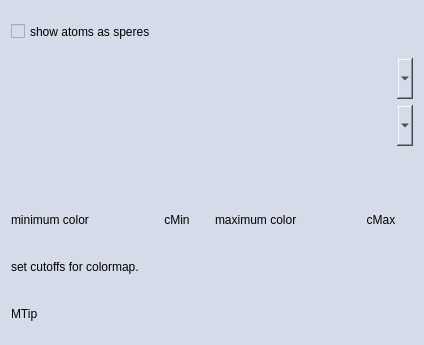
<?xml version="1.0" encoding="UTF-8"?>
<ui version="4.0">
 <class>AtomsWindow</class>
 <widget class="QDialog" name="AtomsWindow">
  <property name="geometry">
   <rect>
    <x>0</x>
    <y>0</y>
    <width>424</width>
    <height>345</height>
   </rect>
  </property>
  <property name="windowTitle">
   <string>FerromagnetWindow</string>
  </property>
  <property name="styleSheet">
   <string notr="true">QWidget{
background: rgba(214, 219, 233,255);
}

QComboBox{
background: rgba(214, 219, 233,255);
border: none;
}

QComboBox:hover{
background: rgba(255, 255, 191,255);
border:  2px solid rgba(255, 170, 0,255);
}

QPushButton:hover{
background: rgba(255, 255, 191,255);
border:  2px solid rgba(255, 170, 0,255);
}

QPushButton{
border: none;
background: rgba(214, 219, 233,255);
}

QTableWidget {
    background: rgba(214, 219, 233,255);
border: none;
}

QHeaderView::section{
background-color: rgba(235, 241, 255, 255);
}
</string>
  </property>
  <layout class="QVBoxLayout" name="verticalLayout_2">
   <item>
    <layout class="QVBoxLayout" name="verticalLayout" stretch="1,1,1,1,1,1,1">
     <item>
      <widget class="QCheckBox" name="checkAtoms">
       <property name="sizePolicy">
        <sizepolicy hsizetype="Ignored" vsizetype="Ignored">
         <horstretch>0</horstretch>
         <verstretch>0</verstretch>
        </sizepolicy>
       </property>
       <property name="text">
        <string>show atoms as speres</string>
       </property>
      </widget>
     </item>
     <item>
      <widget class="QComboBox" name="comboBoxMapValue">
       <property name="sizePolicy">
        <sizepolicy hsizetype="Ignored" vsizetype="Ignored">
         <horstretch>0</horstretch>
         <verstretch>0</verstretch>
        </sizepolicy>
       </property>
      </widget>
     </item>
     <item>
      <widget class="QComboBox" name="comboBoxCMaps">
       <property name="sizePolicy">
        <sizepolicy hsizetype="Ignored" vsizetype="Ignored">
         <horstretch>0</horstretch>
         <verstretch>0</verstretch>
        </sizepolicy>
       </property>
      </widget>
     </item>
     <item>
      <widget class="CustomTableWidget" name="tableWidgetGeometry">
       <property name="sizePolicy">
        <sizepolicy hsizetype="Ignored" vsizetype="Ignored">
         <horstretch>0</horstretch>
         <verstretch>0</verstretch>
        </sizepolicy>
       </property>
      </widget>
     </item>
     <item>
      <layout class="QHBoxLayout" name="horizontalLayout" stretch="2,1,2,1">
       <item>
        <widget class="QLabel" name="labelCMin">
         <property name="sizePolicy">
          <sizepolicy hsizetype="Ignored" vsizetype="Ignored">
           <horstretch>0</horstretch>
           <verstretch>0</verstretch>
          </sizepolicy>
         </property>
         <property name="text">
          <string>minimum color</string>
         </property>
        </widget>
       </item>
       <item>
        <widget class="QPushButton" name="pushButtonCMin">
         <property name="sizePolicy">
          <sizepolicy hsizetype="Ignored" vsizetype="Ignored">
           <horstretch>0</horstretch>
           <verstretch>0</verstretch>
          </sizepolicy>
         </property>
         <property name="text">
          <string>cMin</string>
         </property>
        </widget>
       </item>
       <item>
        <widget class="QLabel" name="labelCMax">
         <property name="sizePolicy">
          <sizepolicy hsizetype="Ignored" vsizetype="Ignored">
           <horstretch>0</horstretch>
           <verstretch>0</verstretch>
          </sizepolicy>
         </property>
         <property name="text">
          <string>maximum color</string>
         </property>
        </widget>
       </item>
       <item>
        <widget class="QPushButton" name="pushButtonCMax">
         <property name="sizePolicy">
          <sizepolicy hsizetype="Ignored" vsizetype="Ignored">
           <horstretch>0</horstretch>
           <verstretch>0</verstretch>
          </sizepolicy>
         </property>
         <property name="text">
          <string>cMax</string>
         </property>
        </widget>
       </item>
      </layout>
     </item>
     <item>
      <layout class="QHBoxLayout" name="horizontalLayout" stretch="3,2">
       <item>
        <widget class="QLabel" name="labelCutoffs">
         <property name="sizePolicy">
          <sizepolicy hsizetype="Ignored" vsizetype="Ignored">
           <horstretch>0</horstretch>
           <verstretch>0</verstretch>
          </sizepolicy>
         </property>
         <property name="text">
          <string>set cutoffs for colormap.</string>
         </property>
        </widget>
       </item>
       <item>
        <widget class="CustomTableWidget" name="tableWidgetCutoff">
         <property name="sizePolicy">
          <sizepolicy hsizetype="Ignored" vsizetype="Ignored">
           <horstretch>0</horstretch>
           <verstretch>0</verstretch>
          </sizepolicy>
         </property>
        </widget>
       </item>
      </layout>
     </item>
     <item>
      <layout class="QHBoxLayout" name="horizontalLayout2" stretch="3,2">
       <item>
        <widget class="QLabel" name="labelMTip">
         <property name="sizePolicy">
          <sizepolicy hsizetype="Ignored" vsizetype="Ignored">
           <horstretch>0</horstretch>
           <verstretch>0</verstretch>
          </sizepolicy>
         </property>
         <property name="text">
          <string>MTip</string>
         </property>
        </widget>
       </item>
       <item>
        <widget class="CustomTableWidget" name="tableWidgetMtip">
         <property name="sizePolicy">
          <sizepolicy hsizetype="Ignored" vsizetype="Ignored">
           <horstretch>0</horstretch>
           <verstretch>0</verstretch>
          </sizepolicy>
         </property>
        </widget>
       </item>
      </layout>
     </item>
    </layout>
   </item>
  </layout>
 </widget>
 <layoutdefault spacing="6" margin="11"/>
 <customwidgets>
  <customwidget>
   <class>CustomTableWidget</class>
   <extends>QTableWidget</extends>
   <header>CustomTableWidget.h</header>
  </customwidget>
 </customwidgets>
 <resources/>
 <connections/>
 <slots>
  <slot>readparams()</slot>
 </slots>
</ui>
